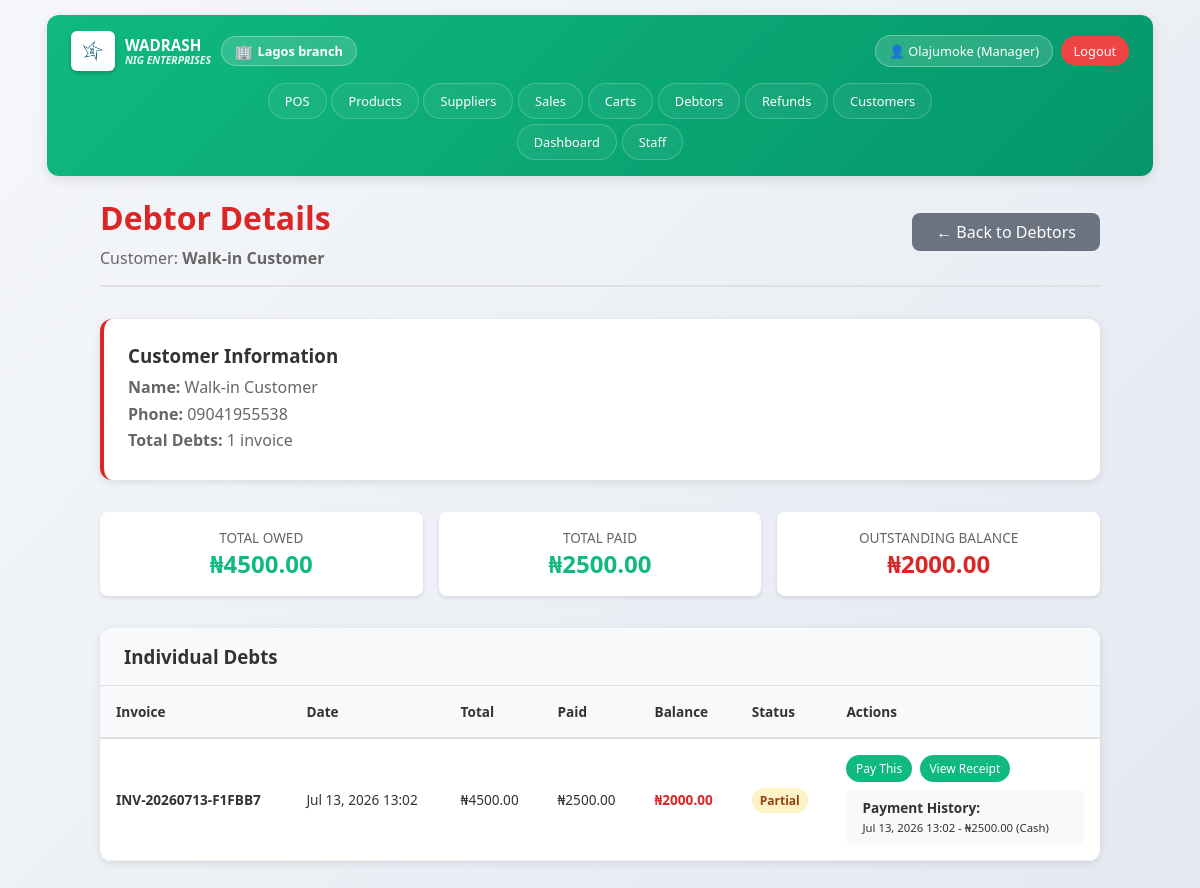
Page /debtors/detail/09041955538/ (signed in) on the earlier database version.
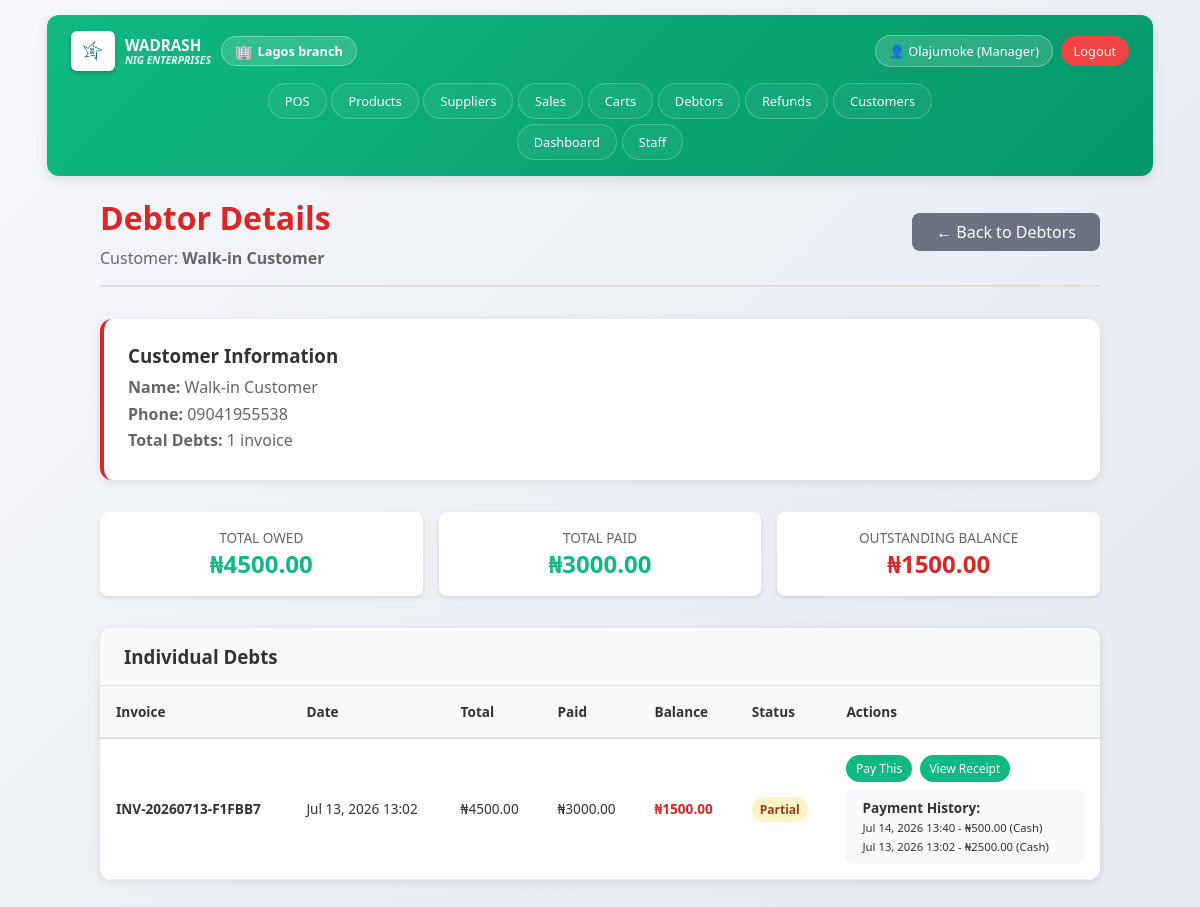
Same page on the later database version.
### sales/models.py (models this page shows, shortened)
class Sale(models.Model):
    invoice_number = models.CharField(max_length=50, unique=True)
    staff = models.ForeignKey(User, on_delete=models.SET_NULL, null=True)
    customer_name = models.CharField(max_length=200, blank=True)
    customer_phone = models.CharField(max_length=15, blank=True)
    subtotal = models.DecimalField(max_digits=10, decimal_places=2, default=0)
    discount = models.DecimalField(max_digits=10, decimal_places=2, default=0)
    total = models.DecimalField(max_digits=10, decimal_places=2, default=0)
    amount_paid = models.DecimalField(max_digits=10, decimal_places=2, default=0)
    balance = models.DecimalField(max_digits=10, decimal_places=2, default=0)
    branch = models.ForeignKey(Branch, on_delete=models.CASCADE, null=True, blank=True, related_name='sales')
    payment_status = models.CharField(max_length=20, choices=[
        ('paid', 'Paid'),
        ('partial', 'Partial Payment'),
        ('unpaid', 'Unpaid')
    ], default='paid')
    created_at = models.DateTimeField(auto_now_add=True)
    updated_at = models.DateTimeField(auto_now=True)
    class Meta:
        db_table = 'sales'
        ordering = ['-created_at']

class Payment(models.Model):
    sale = models.ForeignKey(Sale, on_delete=models.CASCADE, related_name='payments')
    amount = models.DecimalField(max_digits=10, decimal_places=2)
    payment_method = models.CharField(max_length=50, choices=[
        ('cash', 'Cash'),
        ('card', 'Card'),
        ('transfer', 'Bank Transfer'),
    ], default='cash')
    reference = models.CharField(max_length=100, blank=True)
    notes = models.TextField(blank=True)
    created_at = models.DateTimeField(auto_now_add=True)
    created_by = models.ForeignKey(User, on_delete=models.SET_NULL, null=True)
    class Meta:
        db_table = 'payments'
        ordering = ['-created_at']

### debtors/views.py (the view)
# urls.py: path('detail/<str:customer_phone>/', views.debtor_detail, name='debtor_detail'),
@login_required
def debtor_detail(request, customer_phone):
    from decimal import Decimal
    from django.db.models import Q, Sum
    current_branch = None
    if request.user.is_superuser or request.user.role == 'admin':
        branch_id = request.session.get('current_branch_id')
        if branch_id:
            try:
                current_branch = Branch.objects.get(id=branch_id)
            except Branch.DoesNotExist:
                current_branch = None
    else:
        current_branch = request.user.branch
    sales = Sale.objects.filter(
        customer_phone__iexact=customer_phone,
        balance__gt=0
    ).select_related('staff').prefetch_related('payments').order_by('-created_at')
    if current_branch:
        sales = sales.filter(branch=current_branch)
    elif not (request.user.is_superuser or request.user.role == 'admin'):
        sales = sales.none()
    customer_name = sales.first().customer_name if sales.exists() else 'Unknown Customer'
    total_balance = sales.aggregate(total=Sum('balance'))['total'] or Decimal('0.00')
    total_owed = sales.aggregate(total=Sum('total'))['total'] or Decimal('0.00')
    total_paid = sales.aggregate(total=Sum('amount_paid'))['total'] or Decimal('0.00')
    context = {
        'customer_name': customer_name,
        'customer_phone': customer_phone,
        'sales': sales,
        'total_balance': total_balance,
        'total_owed': total_owed,
        'total_paid': total_paid,
        'sale_count': sales.count(),
        'current_branch': current_branch,
    }
    return render(request, 'debtors/debtor_detail.html', context)

### inventoryApp/context_processors.py (called while the page is built)
def notifications(request):
    if request.user.is_authenticated:
        return {
            'unread_dashboard_count': UserNotification.get_unread_count(
                request.user, 'dashboard'
            ),
            'unread_debtors_count': UserNotification.get_unread_count(
                request.user, 'debtors'
            ),
            'unread_refunds_count': UserNotification.get_unread_count(
                request.user, 'refunds'
            ),
            'unread_sales_count': UserNotification.get_unread_count(
                request.user, 'sales'
            ),
            'total_unread_count': UserNotification.get_unread_count(request.user),
        }
    return {}

def session_timeout(request):
    return {
        'session_timeout': getattr(settings, 'AUTO_LOGOUT_DELAY', 30),
    }

def all_branches(request):
    if request.user.is_authenticated:
        branches = Branch.objects.filter(is_active=True).order_by('name')
        return {'all_branches': branches}
    return {}

### debtors/templates/debtors/debtor_detail.html (shortened to what the changed rows need)
{% extends 'base.html' %}
{% block content %}
<div class="debtor-detail-container">
    <div class="header-section">
        <div>
            <h1>Debtor Details</h1>
            <p style="color: #666; margin-top: 0.5rem;">Customer: <strong>{{ customer_name }}</strong></p>
        </div>
    </div>
    <div class="customer-info">
        <h3>Customer Information</h3>
        <p><strong>Name:</strong> {{ customer_name }}</p>
        <p><strong>Phone:</strong> {{ customer_phone|default:"Not provided" }}</p>
        <p><strong>Total Debts:</strong> {{ sale_count }} invoice{{ sale_count|pluralize }}</p>
    </div>
    <div class="summary-stats">
        <div class="stat-item">
            <div class="label">Total Paid</div>
            <div class="value">₦{{ total_paid|floatformat:2 }}</div>
        </div>
        <div class="stat-item">
            <div class="label">Outstanding Balance</div>
            <div class="value red">₦{{ total_balance|floatformat:2 }}</div>
        </div>
    </div>
    <div class="table-container">
        <div style="overflow-x: auto;">
            <table>
                <thead>
                    <tr>
                        <th>Invoice</th>
                        <th>Date</th>
                        <th>Total</th>
                        <th>Paid</th>
                        <th>Balance</th>
                        <th>Status</th>
                        <th>Actions</th>
                    </tr>
                </thead>
                <tbody>
                    {% for sale in sales %}
                    <tr>
                        <td><strong>{{ sale.invoice_number }}</strong></td>
                        <td>{{ sale.created_at|date:"M d, Y H:i" }}</td>
                        <td>₦{{ sale.total|floatformat:2 }}</td>
                        <td>₦{{ sale.amount_paid|floatformat:2 }}</td>
                        <td><strong style="color: #dc2626;">₦{{ sale.balance|floatformat:2 }}</strong></td>
                        <td>
                            {% if sale.payment_status == 'paid' %}
                            <span class="badge badge-success">Paid</span>
                            {% elif sale.payment_status == 'partial' %}
                            <span class="badge badge-warning">Partial</span>
                            {% else %}
                            <span class="badge badge-danger">Unpaid</span>
                            {% endif %}
                        </td>
                        <td>
                            <div class="action-buttons">
                                <a href="{% url 'record_payment' sale.id %}" class="btn btn-success btn-sm">
                                    Pay This
                                </a>
                                <a href="{% url 'view_receipt' sale.id %}" class="btn btn-primary btn-sm">
                                    View Receipt
                                </a>
                            </div>
                            {% if sale.payments.all %}
                            <div class="payment-history">
                                <strong>Payment History:</strong><br>
                                {% for payment in sale.payments.all %}
                                <small>
                                    {{ payment.created_at|date:"M d, Y H:i" }} -
                                    ₦{{ payment.amount|floatformat:2 }}
                                    ({{ payment.payment_method|title }})
                                </small><br>
                                {% endfor %}
                            </div>
                            {% endif %}
                        </td>
                    </tr>
                    {% empty %}
                    <tr>
                        <td colspan="7" style="text-align: center; padding: 2rem; color: #666;">
                            No debts found for this customer.
                        </td>
                    </tr>
                    {% endfor %}
                </tbody>
            </table>
        </div>
    </div>
</div>
{% endblock %}

Differences in the rows shown:
changed Sale "INV-20260713-F1FBB7": amount_paid "2500.00" → "3000.00"; balance "2000.00" → "1500.00"
added Payment: created_at "Jul 14, 2026 13:40", amount "500.00", payment_method "Cash"
Other differences:
{{ total_paid|floatformat:2 }}: "2500.00" → "3000.00"
{{ total_balance|floatformat:2 }}: "2000.00" → "1500.00"
